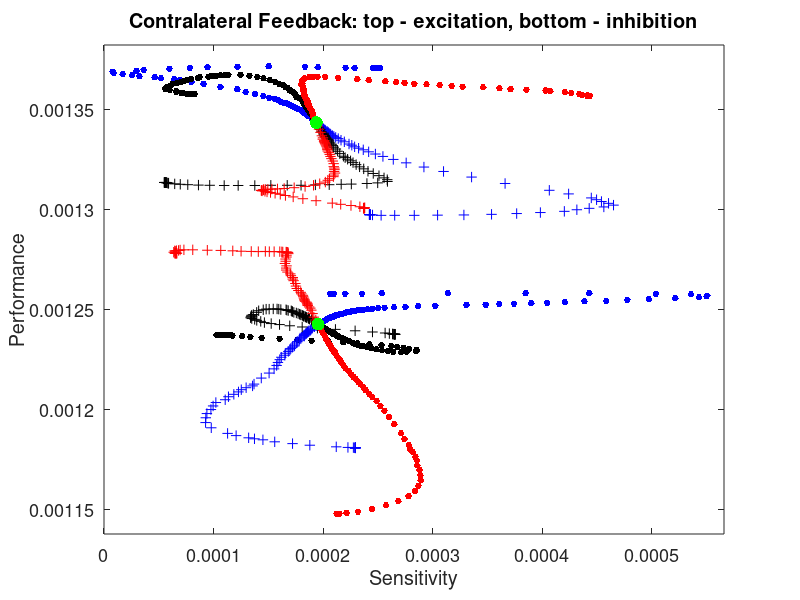

The MATLAB script that drew this image:
% Fig. 4

clear; clc; close all;

figure

load('excitation-contralateral.mat');
plot(dec_9(:,9),dec_9(:,1),'.b','MarkerSize',15); hold on
plot(dec_10(:,9),dec_10(:,1),'.k','MarkerSize',15);
plot(dec_11(:,9),dec_11(:,1),'.r','MarkerSize',15);
plot(inc_9(:,9),inc_9(:,1),'+b','MarkerSize',7.5);
plot(inc_10(:,9),inc_10(:,1),'+k','MarkerSize',7.5);
plot(inc_11(:,9),inc_11(:,1),'+r','MarkerSize',7.5);
plot(inc_11(end,9),inc_11(end,1),'.g','MarkerSize',28);

load('inhibition-contralateral.mat');
plot(dec_9(:,9),dec_9(:,1),'.b','MarkerSize',15); hold on
plot(dec_10(:,9),dec_10(:,1),'.k','MarkerSize',15);
plot(dec_11(:,9),dec_11(:,1),'.r','MarkerSize',15);
plot(inc_9(:,9),inc_9(:,1),'+b','MarkerSize',7.5);
plot(inc_10(:,9),inc_10(:,1),'+k','MarkerSize',7.5);
plot(inc_11(:,9),inc_11(:,1),'+r','MarkerSize',7.5);
plot(inc_11(end,9),inc_11(end,1),'.g','MarkerSize',28);

xlabel('Sensitivity'); ylabel('Performance');
title('Contralateral Feedback: top - excitation, bottom - inhibition');
axis([0 .000566 .001138 .001382]);
set(gca,'FontSize',13);